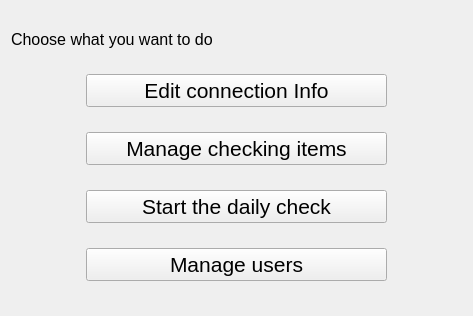
<?xml version="1.0" encoding="UTF-8"?>
<ui version="4.0">
 <class>Form</class>
 <widget class="QWidget" name="Form">
  <property name="geometry">
   <rect>
    <x>0</x>
    <y>0</y>
    <width>473</width>
    <height>316</height>
   </rect>
  </property>
  <property name="windowTitle">
   <string>Management</string>
  </property>
  <layout class="QVBoxLayout" name="verticalLayout">
   <item>
    <layout class="QHBoxLayout" name="horizontalLayout_5">
     <item>
      <widget class="QLabel" name="label">
       <property name="sizePolicy">
        <sizepolicy hsizetype="Preferred" vsizetype="Fixed">
         <horstretch>0</horstretch>
         <verstretch>0</verstretch>
        </sizepolicy>
       </property>
       <property name="font">
        <font>
         <pointsize>12</pointsize>
        </font>
       </property>
       <property name="text">
        <string>Choose what you want to do</string>
       </property>
      </widget>
     </item>
    </layout>
   </item>
   <item>
    <layout class="QHBoxLayout" name="horizontalLayout_3" stretch="1,4,1">
     <item>
      <spacer name="horizontalSpacer">
       <property name="orientation">
        <enum>Qt::Horizontal</enum>
       </property>
       <property name="sizeHint" stdset="0">
        <size>
         <width>40</width>
         <height>20</height>
        </size>
       </property>
      </spacer>
     </item>
     <item>
      <widget class="QPushButton" name="startWorkButton_2">
       <property name="sizePolicy">
        <sizepolicy hsizetype="Preferred" vsizetype="Fixed">
         <horstretch>0</horstretch>
         <verstretch>0</verstretch>
        </sizepolicy>
       </property>
       <property name="font">
        <font>
         <pointsize>16</pointsize>
        </font>
       </property>
       <property name="text">
        <string>Edit connection Info</string>
       </property>
      </widget>
     </item>
     <item>
      <spacer name="horizontalSpacer_2">
       <property name="orientation">
        <enum>Qt::Horizontal</enum>
       </property>
       <property name="sizeHint" stdset="0">
        <size>
         <width>40</width>
         <height>20</height>
        </size>
       </property>
      </spacer>
     </item>
    </layout>
   </item>
   <item>
    <layout class="QHBoxLayout" name="horizontalLayout" stretch="1,4,1">
     <item>
      <spacer name="horizontalSpacer_3">
       <property name="orientation">
        <enum>Qt::Horizontal</enum>
       </property>
       <property name="sizeHint" stdset="0">
        <size>
         <width>40</width>
         <height>20</height>
        </size>
       </property>
      </spacer>
     </item>
     <item>
      <widget class="QPushButton" name="addItemButton">
       <property name="sizePolicy">
        <sizepolicy hsizetype="Preferred" vsizetype="Fixed">
         <horstretch>0</horstretch>
         <verstretch>0</verstretch>
        </sizepolicy>
       </property>
       <property name="font">
        <font>
         <pointsize>16</pointsize>
        </font>
       </property>
       <property name="text">
        <string>Manage checking items</string>
       </property>
      </widget>
     </item>
     <item>
      <spacer name="horizontalSpacer_8">
       <property name="orientation">
        <enum>Qt::Horizontal</enum>
       </property>
       <property name="sizeHint" stdset="0">
        <size>
         <width>40</width>
         <height>20</height>
        </size>
       </property>
      </spacer>
     </item>
    </layout>
   </item>
   <item>
    <layout class="QHBoxLayout" name="horizontalLayout_2" stretch="1,4,1">
     <item>
      <spacer name="horizontalSpacer_7">
       <property name="orientation">
        <enum>Qt::Horizontal</enum>
       </property>
       <property name="sizeHint" stdset="0">
        <size>
         <width>40</width>
         <height>20</height>
        </size>
       </property>
      </spacer>
     </item>
     <item>
      <widget class="QPushButton" name="startWorkButton">
       <property name="sizePolicy">
        <sizepolicy hsizetype="Preferred" vsizetype="Fixed">
         <horstretch>0</horstretch>
         <verstretch>0</verstretch>
        </sizepolicy>
       </property>
       <property name="font">
        <font>
         <pointsize>16</pointsize>
        </font>
       </property>
       <property name="text">
        <string>Start the daily check</string>
       </property>
      </widget>
     </item>
     <item>
      <spacer name="horizontalSpacer_4">
       <property name="orientation">
        <enum>Qt::Horizontal</enum>
       </property>
       <property name="sizeHint" stdset="0">
        <size>
         <width>40</width>
         <height>20</height>
        </size>
       </property>
      </spacer>
     </item>
    </layout>
   </item>
   <item>
    <layout class="QHBoxLayout" name="horizontalLayout_4" stretch="1,4,1">
     <item>
      <spacer name="horizontalSpacer_5">
       <property name="orientation">
        <enum>Qt::Horizontal</enum>
       </property>
       <property name="sizeHint" stdset="0">
        <size>
         <width>40</width>
         <height>20</height>
        </size>
       </property>
      </spacer>
     </item>
     <item>
      <widget class="QPushButton" name="startWorkButton_3">
       <property name="sizePolicy">
        <sizepolicy hsizetype="Preferred" vsizetype="Fixed">
         <horstretch>0</horstretch>
         <verstretch>0</verstretch>
        </sizepolicy>
       </property>
       <property name="font">
        <font>
         <pointsize>16</pointsize>
        </font>
       </property>
       <property name="text">
        <string>Manage users</string>
       </property>
      </widget>
     </item>
     <item>
      <spacer name="horizontalSpacer_6">
       <property name="orientation">
        <enum>Qt::Horizontal</enum>
       </property>
       <property name="sizeHint" stdset="0">
        <size>
         <width>40</width>
         <height>20</height>
        </size>
       </property>
      </spacer>
     </item>
    </layout>
   </item>
  </layout>
 </widget>
 <resources/>
 <connections/>
</ui>
